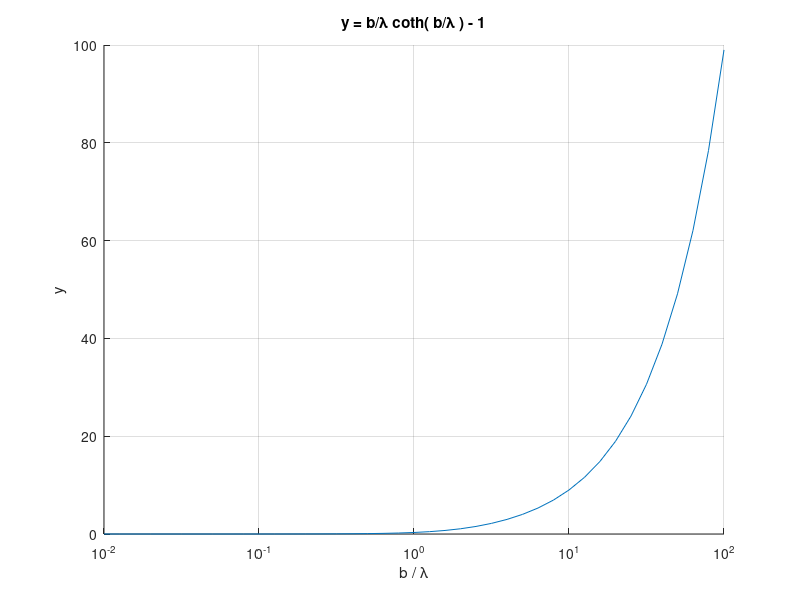

This figure's MATLAB source:
% grafiek Gamma
% Gamma = (b/lambda) coth (b/lambda) - 1

b_L = logspace(-2,2,41);
y = b_L.*coth(b_L)-1;
ylim = (1/3)*b_L.^2;
figure; hold on;
plot(b_L,y)
title('y = b/\lambda coth( b/\lambda ) - 1')
xlabel('b / \lambda');
ylabel('y');
set(gca,'xScale','log','xGrid','on','yGrid','on');